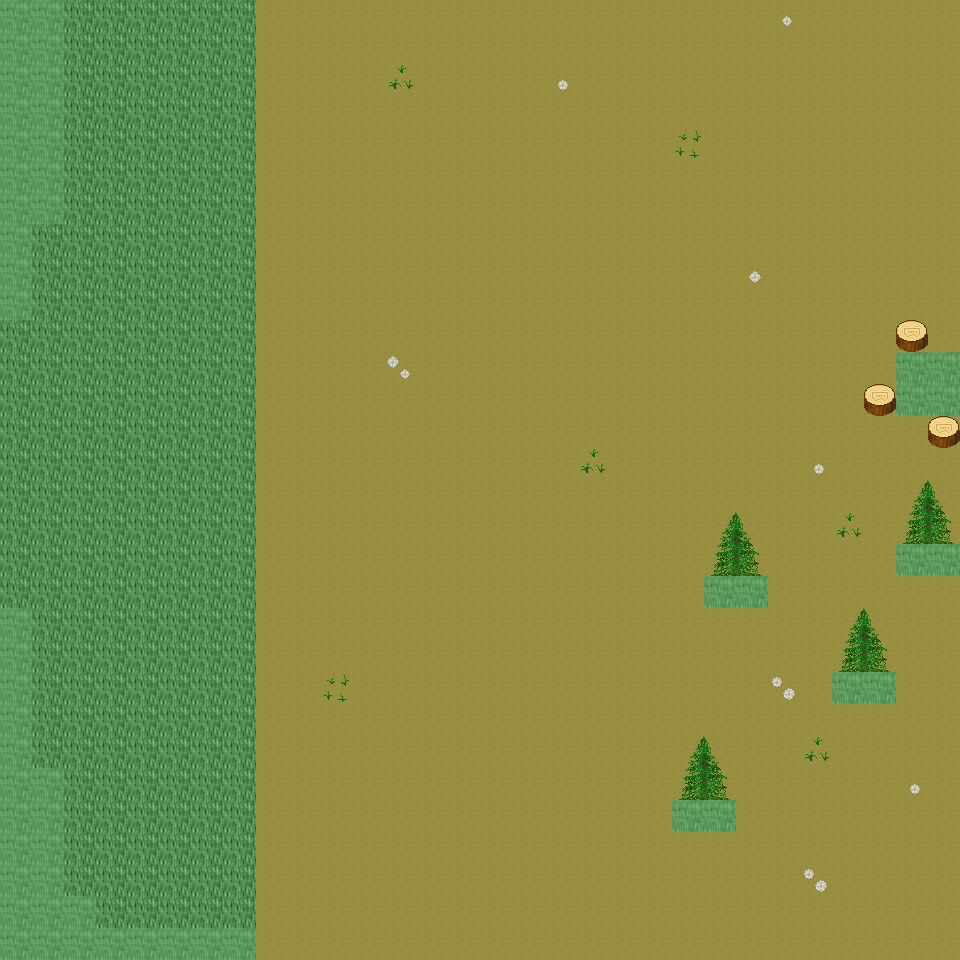

A level layout from a 2D game, rendered from its tile map. Below: a short description, then the map file with tile-grid data replaced by summaries:
An orthogonal 30x30 tile map with 32x32 px tiles, 6 tile layers (Ground, Object, Object2, Above, ...), 26 tilesets and 3 objects (3x mapExit).

<map version="1.0" orientation="orthogonal" renderorder="right-down" width="30" height="30" tilewidth="32" tileheight="32" nextobjectid="4">
  <tileset firstgid="1" name="tileset_ground_ground" tilewidth="32" tileheight="32" tilecount="33" columns="3">
    <image source="../drawable/tileset_ground_ground.png" width="96" height="352" />
  </tileset>
  <tileset firstgid="34" name="tileset_building_castle" tilewidth="32" tileheight="32" tilecount="320" columns="20">
    <image source="../drawable/tileset_building_castle.png" width="640" height="512" />
  </tileset>
  <tileset firstgid="354" name="tileset_furniture_carpet_carpets_2" tilewidth="32" tileheight="32" tilecount="20" columns="4">
    <image source="../drawable/tileset_furniture_carpet_carpets_2.png" width="128" height="160" />
  </tileset>
  <tileset firstgid="374" name="tileset_ground_indoor_tiles" tilewidth="32" tileheight="32" tilecount="8" columns="2">
    <image source="../drawable/tileset_ground_indoor_tiles.png" width="64" height="128" />
  </tileset>
  <tileset firstgid="382" name="tileset_ground_water_pool" tilewidth="32" tileheight="32" tilecount="72" columns="3">
    <image source="../drawable/tileset_ground_water_pool.png" width="96" height="768" />
  </tileset>
  <tileset firstgid="454" name="tileset_ground_ridge_earth_dark" tilewidth="32" tileheight="32" tilecount="96" columns="12">
    <image source="../drawable/tileset_ground_ridge_earth_dark.png" width="384" height="256" />
  </tileset>
  <tileset firstgid="550" name="tileset_logic_collision" tilewidth="32" tileheight="32" tilecount="1" columns="1">
    <image source="../drawable/tileset_logic_collision.png" width="32" height="32" />
  </tileset>
  <tileset firstgid="551" name="tileset_building_wall_stone_grey" tilewidth="32" tileheight="32" tilecount="12" columns="3">
    <image source="../drawable/tileset_building_wall_stone_grey.png" width="96" height="128" />
  </tileset>
  <tileset firstgid="563" name="tileset_building_roof_green" tilewidth="32" tileheight="32" tilecount="20" columns="5">
    <image source="../drawable/tileset_building_roof_green.png" width="160" height="128" />
  </tileset>
  <tileset firstgid="583" name="tileset_ground_ladder_horizontal_dark" tilewidth="32" tileheight="32" tilecount="3" columns="1">
    <image source="../drawable/tileset_ground_ladder_horizontal_dark.png" width="32" height="96" />
  </tileset>
  <tileset firstgid="586" name="tileset_building_house_pink_blue" tilewidth="32" tileheight="32" tilecount="99" columns="11">
    <image source="../drawable/tileset_building_house_pink_blue.png" width="352" height="288" />
  </tileset>
  <tileset firstgid="685" name="tileset_ground_mossy_brick_paving" tilewidth="32" tileheight="32" tilecount="9" columns="3">
    <image source="../drawable/tileset_ground_mossy_brick_paving.png" width="96" height="96" />
  </tileset>
  <tileset firstgid="694" name="tileset_plant_tree_locust_tree" tilewidth="32" tileheight="32" tilecount="20" columns="4">
    <image source="../drawable/tileset_plant_tree_locust_tree.png" width="128" height="160" />
  </tileset>
  <tileset firstgid="714" name="tileset_plant_tree_spruce" tilewidth="32" tileheight="32" tilecount="6" columns="2">
    <image source="../drawable/tileset_plant_tree_spruce.png" width="64" height="96" />
  </tileset>
  <tileset firstgid="720" name="tileset_plant_flower_flowers_mixed" tilewidth="32" tileheight="32" tilecount="16" columns="4">
    <image source="../drawable/tileset_plant_flower_flowers_mixed.png" width="128" height="128" />
  </tileset>
  <tileset firstgid="736" name="tileset_ground_cobbled_paving" tilewidth="32" tileheight="32" tilecount="1" columns="1">
    <image source="../drawable/tileset_ground_cobbled_paving.png" width="32" height="32" />
  </tileset>
  <tileset firstgid="737" name="tileset_plant_flower_daisy_white" tilewidth="32" tileheight="32" tilecount="8" columns="2">
    <image source="../drawable/tileset_plant_flower_daisy_white.png" width="64" height="128" />
  </tileset>
  <tileset firstgid="745" name="tileset_item_postbox" tilewidth="32" tileheight="32" tilecount="4" columns="2">
    <image source="../drawable/tileset_item_postbox.png" width="64" height="64" />
  </tileset>
  <tileset firstgid="749" name="tileset_item_postbox_2" tilewidth="32" tileheight="32" tilecount="2" columns="1">
    <image source="../drawable/tileset_item_postbox_2.png" width="32" height="64" />
  </tileset>
  <tileset firstgid="751" name="tileset_furniture_table_tree_stump_table" tilewidth="32" tileheight="32" tilecount="4" columns="2">
    <image source="../drawable/tileset_furniture_table_tree_stump_table.png" width="64" height="64" />
  </tileset>
  <tileset firstgid="755" name="tileset_plant_stump_int_small_stump" tilewidth="32" tileheight="32" tilecount="1" columns="1">
    <image source="../drawable/tileset_plant_stump_int_small_stump.png" width="32" height="32" />
  </tileset>
  <tileset firstgid="756" name="tileset_plant_grasses" tilewidth="32" tileheight="32" tilecount="6" columns="3">
    <image source="../drawable/tileset_plant_grasses.png" width="96" height="64" />
  </tileset>
  <tileset firstgid="762" name="tileset_building_fence_wooden_brown_fence" tilewidth="32" tileheight="32" tilecount="42" columns="7">
    <image source="../drawable/tileset_building_fence_wooden_brown_fence.png" width="224" height="192" />
  </tileset>
  <tileset firstgid="804" name="tileset_ground_green_paving" tilewidth="32" tileheight="32" tilecount="18" columns="3">
    <image source="../drawable/tileset_ground_green_paving.png" width="96" height="192" />
  </tileset>
  <tileset firstgid="822" name="tileset_building_stone_ruins" tilewidth="32" tileheight="32" tilecount="72" columns="6">
    <image source="../drawable/tileset_building_stone_ruins.png" width="192" height="384" />
  </tileset>
  <tileset firstgid="894" name="tileset_logic_creature_insect" tilewidth="32" tileheight="32" tilecount="5" columns="5">
    <image source="../drawable/tileset_logic_creature_insect.png" width="160" height="32" />
  </tileset>
  <layer name="Ground" width="30" height="30">
    <data>[900 cells, 900 non-empty, 3 distinct tile ids]</data>
  </layer>
  <layer name="Object" width="30" height="30">
    <data>[900 cells, 70 non-empty, 24 distinct tile ids]</data>
  </layer>
  <layer name="Object2" width="30" height="30">
    <data>[900 cells, 2 non-empty, 1 distinct tile ids]</data>
  </layer>
  <layer name="Above" width="30" height="30">
    <data>[900 cells, 16 non-empty, 4 distinct tile ids]</data>
  </layer>
  <layer name="Above2" width="30" height="30">
    <data>[900 cells, 0 non-empty, 0 distinct tile ids]</data>
  </layer>
  <layer name="Walkable" width="30" height="30">
    <data>[900 cells, 53 non-empty, 1 distinct tile ids]</data>
  </layer>
  <objectgroup name="MapEvents">
    <object id="1" name="north" type="mapExit" x="64" y="0" width="896" height="32">
      <properties>
        <property name="map" value="level_0_x225_y8" />
        <property name="x" value="2" />
        <property name="y" value="28" />
      </properties>
    </object>
    <object id="2" name="south" type="mapExit" x="256" y="928" width="704" height="32">
      <properties>
        <property name="map" value="level_0_x225_y10" />
        <property name="x" value="8" />
        <property name="y" value="1" />
      </properties>
    </object>
    <object id="3" name="west" type="mapExit" x="0" y="320" width="32" height="288">
      <properties>
        <property name="map" value="level_0_x224_y9" />
        <property name="x" value="28" />
        <property name="y" value="10" />
      </properties>
    </object>
  </objectgroup>
</map>
